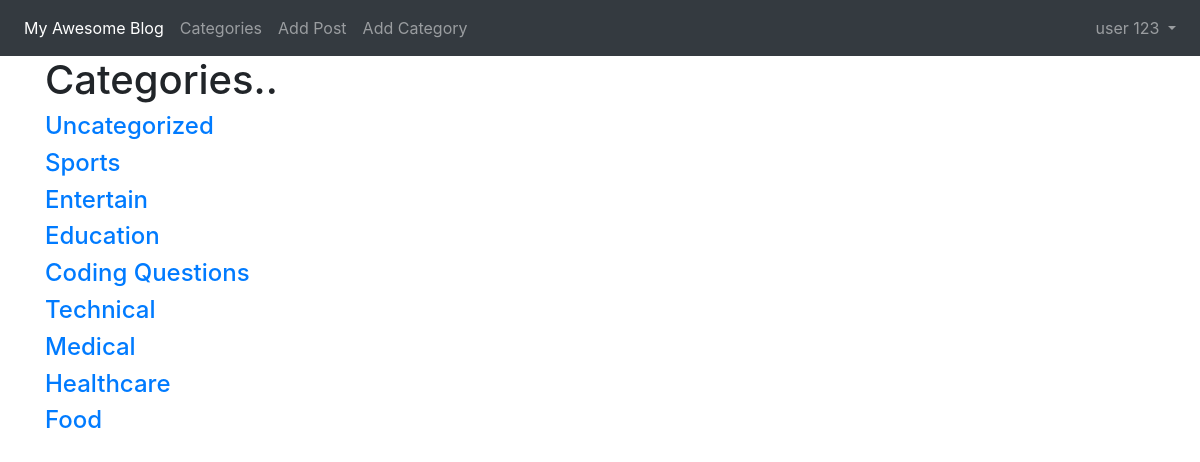
The page /blog/category_list (signed in) on the database its author committed.
### Blogapp/models.py (models this page shows, shortened)
class Category(models.Model):
    name = models.CharField(max_length=30)
    def __str__(self):
        return self.name.title()

### Blogapp/views.py (the view)
# urls.py: path('category_list', CategoryViewList, name='category_list'),
def CategoryViewList(request):
    cats_list = Category.objects.all()
    return render(request, 'Blogapp/category_list.html', {'cats_list':cats_list})

### Blogapp/templates/Blogapp/category_list.html
{% extends 'Blogapp/base.html' %}
{% block content %}
<h1>Categories..</h1>
  {% for item in cats_list %}
  <h4><a href="{% url 'category' item|slugify %}">{{ item }}</a></h4>
  {% endfor %}
{% endblock %}

### Blogapp/templates/Blogapp/base.html (shortened to what this page needs)
<!doctype html>
<html lang="en">
  <head>
    <link rel="stylesheet" href="https://stackpath.bootstrapcdn.com/bootstrap/4.5.0/css/bootstrap.min.css">
  </head>
  <body>
    <nav class="navbar navbar-expand-lg navbar-dark bg-dark">
  <div class="collapse navbar-collapse" id="navbarSupportedContent">
    <ul class="navbar-nav mr-auto">
      <li class="nav-item active">
        <a class="nav-link" href="{% url 'home' %}">My Awesome Blog<span class="sr-only">(current)</span></a>
      </li>
      {% if cat_menu %}
      <li class="nav-item dropdown">
        <a class="nav-link dropdown-toggle" href="#" id="navbarDropdown" role="button" data-toggle="dropdown" aria-haspopup="true" aria-expanded="false">
          Categories
        </a>
        <div class="dropdown-menu" aria-labelledby="navbarDropdown">
          {% for item in cat_menu %}
          <a class="dropdown-item" href="{% url 'category' item|slugify %}">{{ item }}</a>
          {% endfor %}
        </div>
      </li>
      {% else %}
      <li class="nav-item">
        <a class="nav-link" href="{% url 'category_list' %}">Categories</a>
      </li>
      {% endif %}
      {% if user.is_authenticated %}
      <li class="nav-item">
        <a class="nav-link" href="{% url 'add_post' %}">Add Post</a>
      </li>
      <li class="nav-item">
        <a class="nav-link" href="{% url 'add_category' %}">Add Category</a>
      </li>
      {% endif %}
    </ul>
{% if user.is_authenticated %}
    <ul class="navbar-nav ml-auto">
      <li class="nav-item dropdown">
       <a class="nav-link dropdown-toggle" href="#" id="navbarDropdown" role="button" data-toggle="dropdown" aria-haspopup="true" aria-expanded="false">
         {{ user.first_name }}
         {{ user.last_name }}
       </a>
     </li>
    </ul>
{% endif %}
  </div>
</nav>
    <div class="container">
      {% block content %}
      {% endblock %}
    </div>
  </body>
</html>

### rows shown on the page
Category: name "Uncategorized"
Category: name "Sports"
Category: name "Entertain"
Category: name "Education"
Category: name "Coding Questions"
Category: name "Technical"
Category: name "Medical"
Category: name "Healthcare"
Category: name "Food"

### other values the page prints
{{ user.first_name }} "user"
{{ user.last_name }} "123"
